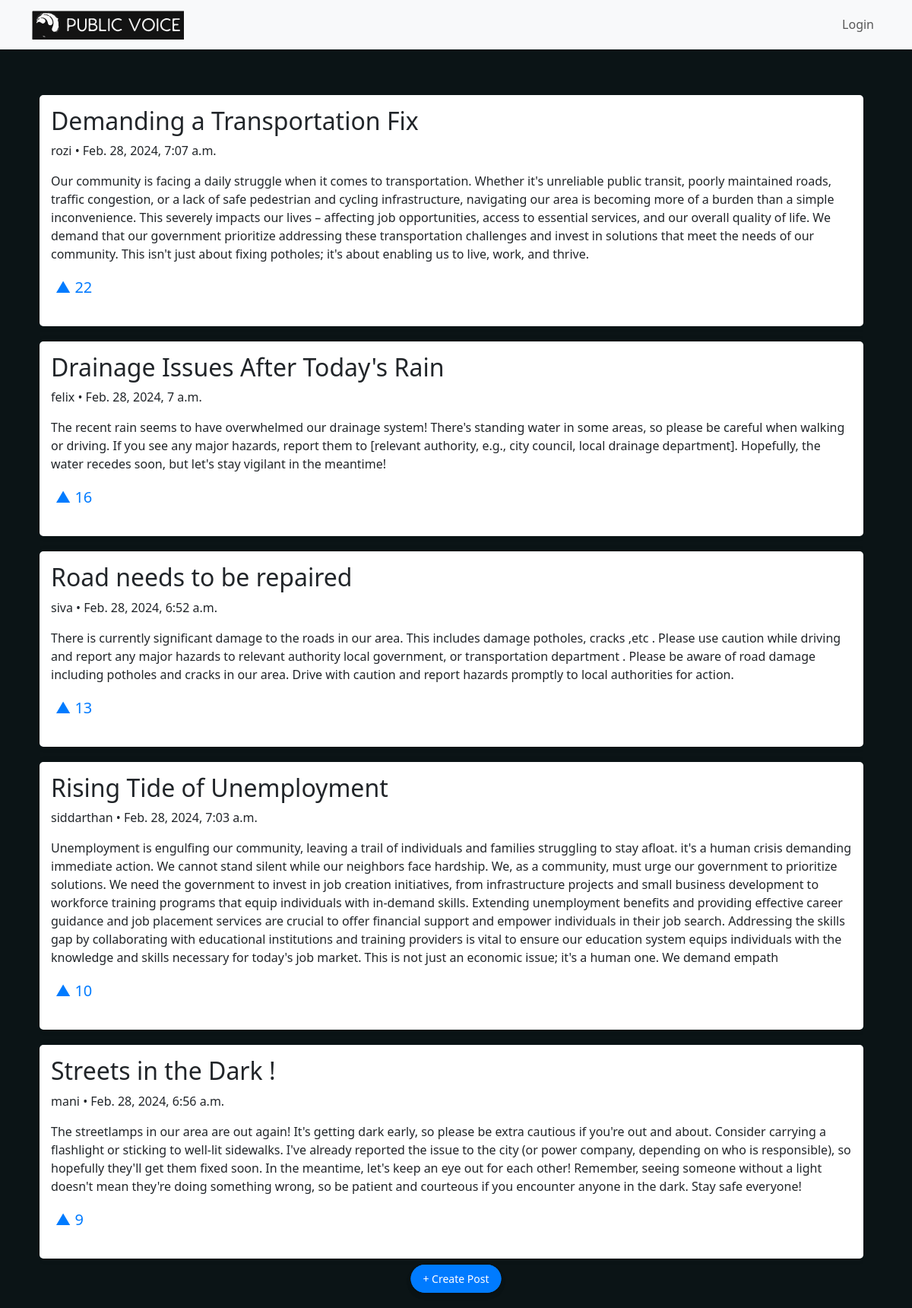
The page / on the database its author committed.
### home/models.py (models this page shows, shortened)
class post(models.Model):
    user = models.ForeignKey(User, related_name="posts", on_delete=models.CASCADE)
    title = models.CharField(max_length=100)
    content = models.TextField(max_length=10000)
    date_posted = models.DateTimeField(auto_now_add=True)
    upvotes = models.IntegerField(default=0)

### home/views.py (the view, shortened to what this page needs)
# urls.py: path('',views.home,name="home"),
def home(request):
    posts=post.objects.order_by('-upvotes')
    return render(request,"home.html",{'posts':posts})

### home/templates/home.html (shortened to what this page needs)
{% extends "layout.html" %}
{% block content %}
<div class="home-container">
  <div class="row">
    <div class="col-md-8">
      <div class="feed-container">
        <div class="feed">
          {% for post in posts %}
            <div class="post-box">
              <div class="post">
                <h2>{{ post.title }}</h2>
                <p>{{ post.user.username }} • {{ post.date_posted }}</p>
                <p>{{ post.content }}</p>
                <form action="{% url 'home' %}" method="post">
                  <button type="submit" name="upvote" class="upvote-btn">&#9650; {{ post.upvotes }}</button>
                </form>
              </div>
            </div>
          {% endfor %}
        </div>
      </div>
    </div>
  </div>
</div>
<div class="floating-button">
  <a href="{% url 'create' %}" class="btn btn-primary btn-lg">
  </a>
</div>
{% endblock %}

### home/static/style.css (style rules this page uses)
:root { --color-secondary-background-hover: #223237; --color-secondary-background-selected: #33464C; }
body { background-color: #0B1416; overflow-x: hidden; }
.home-container { margin-left: 0px; }
.feed-container { width: 150%; margin: 0 auto; overflow-x: hidden; }
body { background-color: #0B1416; }
.feed-container { max-height: calc(100vh - 150px); overflow-y: auto; display: flex; justify-content: center; align-items: flex-start; padding: 10px; margin-top: 50px; }
.feed { overflow-x: auto; overflow-y: auto; }
.post { margin-bottom: 20px; }
.btn-primary { width: 100%; padding: 10px; border: none; border-radius: 5px; background-color: #007bff; color: #fff; cursor: pointer; }
.floating-button { position: fixed; bottom: 20px; left: 50%; transform: translateX(-50%); z-index: 1000; }
.floating-button .btn { border-radius: 20px; padding: 8px 16px; font-size: 14px; box-shadow: 0px 4px 6px rgba(0, 0, 0, 0.1); background-color: #007bff; color: #fff; border: none; }
.post-box { background-color: #ffffff; padding: 15px; margin-bottom: 20px; border-radius: 5px; box-shadow: 0 0 10px rgba(0, 0, 0, 0.1); width: 100%; }
.upvote-btn { background: none; border: none; font-size: 20px; color: #007bff; cursor: pointer; outline: none; }

### rows shown on the page
post: title "Demanding a Transportation Fix", user.username "rozi", date_posted "Feb. 28, 2024, 7:07 a.m.", content "Our community is facing a daily struggle when it comes to transportation. Whether it's unreliable public transit, poorly maintained roads, traffic congestion, or a lack of safe pedestrian and cycling infrastructure, navigating our area is becoming more of a burden than a simple inconvenience. This severely impacts our lives – affecting job opportunities, access to essential services, and our overall quality of life. We demand that our government prioritize addressing these transportation challenges and invest in solutions that meet the needs of our community. This isn't just about fixing potholes; it's about enabling us to live, work, and thrive.", upvotes "22"
post: title "Drainage Issues After Today's Rain", user.username "felix", date_posted "Feb. 28, 2024, 7 a.m.", content "The recent rain seems to have overwhelmed our drainage system! There's standing water in some areas, so please be careful when walking or driving. If you see any major hazards, report them to [relevant authority, e.g., city council, local drainage department]. Hopefully, the water recedes soon, but let's stay vigilant in the meantime!", upvotes "16"
post: title "Road needs to be repaired", user.username "siva", date_posted "Feb. 28, 2024, 6:52 a.m.", content "There is currently significant damage to the roads in our area. This includes damage potholes, cracks ,etc . Please use caution while driving and report any major hazards to relevant authority local government, or transportation department . Please be aware of road damage including potholes and cracks in our area. Drive with caution and report hazards promptly to local authorities for action.", upvotes "13"
post: title "Rising Tide of Unemployment", user.username "siddarthan", date_posted "Feb. 28, 2024, 7:03 a.m.", content "Unemployment is engulfing our community, leaving a trail of individuals and families struggling to stay afloat. it's a human crisis demanding immediate action. We cannot stand silent while our neighbors face hardship. We, as a community, must urge our government to prioritize solutions. We need the government to invest in job creation initiatives, from infrastructure projects and small business development to workforce training programs that equip individuals with in-demand skills. Extending unemployment benefits and providing effective career guidance and job placement services are crucial to offer financial support and empower individuals in their job search. Addressing the skills gap by…", upvotes "10"
post: title "Streets in the Dark !", user.username "mani", date_posted "Feb. 28, 2024, 6:56 a.m.", content "The streetlamps in our area are out again! It's getting dark early, so please be extra cautious if you're out and about. Consider carrying a flashlight or sticking to well-lit sidewalks. I've already reported the issue to the city (or power company, depending on who is responsible), so hopefully they'll get them fixed soon. In the meantime, let's keep an eye out for each other! Remember, seeing someone without a light doesn't mean they're doing something wrong, so be patient and courteous if you encounter anyone in the dark. Stay safe everyone!", upvotes "9"
